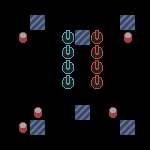

Rendered tile map (Tiled .tmx) drawn with the repository's tilesets; below, a short description and the full map source, tile grids included:
An orthogonal 10x10 tile map with 15x15 px tiles, 1 tile layer (Layer2) and 1 object (25).

<map version="1.0" tiledversion="1.0.3" orientation="orthogonal" renderorder="right-down" width="10" height="10" tilewidth="15" tileheight="15" nextobjectid="9">
 <tileset firstgid="1" source="tileset.tsx" />
 <layer name="Layer2" width="10" height="10">
  <data encoding="csv">
0,0,0,0,0,0,0,0,0,0,
0,0,4,0,0,0,0,0,4,0,
0,7,0,0,6,4,2147483653,0,7,0,
0,0,0,0,6,0,2147483653,0,0,0,
0,0,0,0,6,0,2147483653,0,0,0,
0,0,0,0,6,0,2147483653,0,0,0,
0,0,0,0,0,0,0,0,0,0,
0,0,7,0,0,4,0,7,0,0,
0,7,4,0,0,0,0,0,4,0,
0,0,0,0,0,0,0,0,0,0
</data>
 </layer>
 <objectgroup name="Cha">
  <object id="7" name="25" x="135" y="90" width="15" height="15" />
 </objectgroup>
</map>
